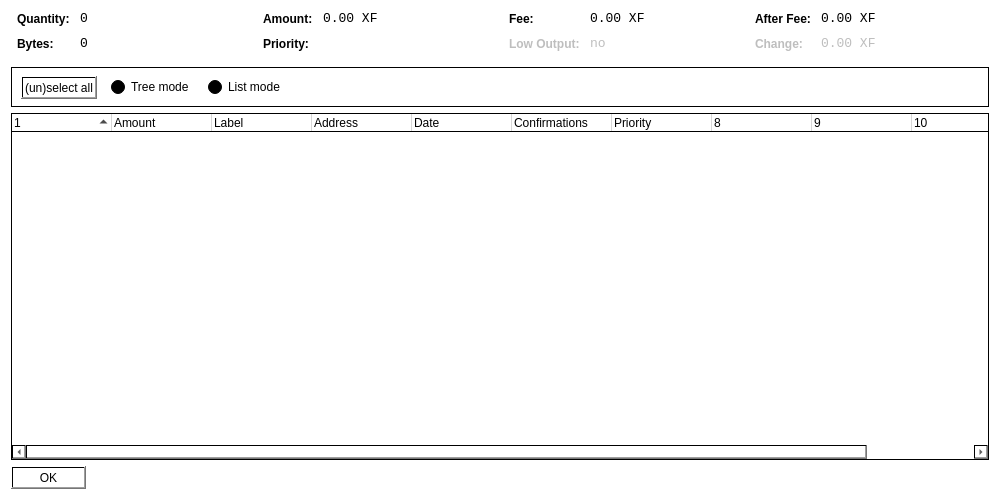
<?xml version="1.0" encoding="UTF-8"?>
<ui version="4.0">
 <class>CoinControlDialog</class>
 <widget class="QDialog" name="CoinControlDialog">
  <property name="geometry">
   <rect>
    <x>0</x>
    <y>0</y>
    <width>1000</width>
    <height>500</height>
   </rect>
  </property>
  <property name="windowTitle">
   <string>Coin Control</string>
  </property>
  <property name="styleSheet">
   <string notr="true">background-color: qlineargradient(spread:pad, x1:0, y1:0, x2:1, y2:1, stop:0 rgba(252, 128, 128, 0), stop:1 rgba(255, 255, 255, 0));</string>
  </property>
  <layout class="QVBoxLayout" name="verticalLayout">
   <item>
    <layout class="QHBoxLayout" name="horizontalLayoutTop" stretch="0,0,0,0">
     <property name="topMargin">
      <number>0</number>
     </property>
     <property name="bottomMargin">
      <number>10</number>
     </property>
     <item>
      <layout class="QFormLayout" name="formLayoutCoinControl1">
       <property name="horizontalSpacing">
        <number>10</number>
       </property>
       <property name="verticalSpacing">
        <number>10</number>
       </property>
       <property name="leftMargin">
        <number>6</number>
       </property>
       <property name="rightMargin">
        <number>6</number>
       </property>
       <item row="0" column="0">
        <widget class="QLabel" name="labelCoinControlQuantityText">
         <property name="styleSheet">
          <string notr="true">font-weight:bold;</string>
         </property>
         <property name="text">
          <string>Quantity:</string>
         </property>
        </widget>
       </item>
       <item row="0" column="1">
        <widget class="QLabel" name="labelCoinControlQuantity">
         <property name="font">
          <font>
           <family>Monospace</family>
           <pointsize>10</pointsize>
          </font>
         </property>
         <property name="cursor">
          <cursorShape>IBeamCursor</cursorShape>
         </property>
         <property name="contextMenuPolicy">
          <enum>Qt::ActionsContextMenu</enum>
         </property>
         <property name="text">
          <string notr="true">0</string>
         </property>
         <property name="textInteractionFlags">
          <set>Qt::LinksAccessibleByMouse|Qt::TextSelectableByKeyboard|Qt::TextSelectableByMouse</set>
         </property>
        </widget>
       </item>
       <item row="1" column="0">
        <widget class="QLabel" name="labelCoinControlBytesText">
         <property name="styleSheet">
          <string notr="true">font-weight:bold;</string>
         </property>
         <property name="text">
          <string>Bytes:</string>
         </property>
        </widget>
       </item>
       <item row="1" column="1">
        <widget class="QLabel" name="labelCoinControlBytes">
         <property name="font">
          <font>
           <family>Monospace</family>
           <pointsize>10</pointsize>
          </font>
         </property>
         <property name="cursor">
          <cursorShape>IBeamCursor</cursorShape>
         </property>
         <property name="contextMenuPolicy">
          <enum>Qt::ActionsContextMenu</enum>
         </property>
         <property name="text">
          <string notr="true">0</string>
         </property>
         <property name="textInteractionFlags">
          <set>Qt::LinksAccessibleByMouse|Qt::TextSelectableByKeyboard|Qt::TextSelectableByMouse</set>
         </property>
        </widget>
       </item>
      </layout>
     </item>
     <item>
      <layout class="QFormLayout" name="formLayoutCoinControl2">
       <property name="horizontalSpacing">
        <number>10</number>
       </property>
       <property name="verticalSpacing">
        <number>10</number>
       </property>
       <property name="leftMargin">
        <number>6</number>
       </property>
       <property name="rightMargin">
        <number>6</number>
       </property>
       <item row="0" column="0">
        <widget class="QLabel" name="labelCoinControlAmountText">
         <property name="styleSheet">
          <string notr="true">font-weight:bold;</string>
         </property>
         <property name="text">
          <string>Amount:</string>
         </property>
        </widget>
       </item>
       <item row="0" column="1">
        <widget class="QLabel" name="labelCoinControlAmount">
         <property name="font">
          <font>
           <family>Monospace</family>
           <pointsize>10</pointsize>
          </font>
         </property>
         <property name="cursor">
          <cursorShape>IBeamCursor</cursorShape>
         </property>
         <property name="contextMenuPolicy">
          <enum>Qt::ActionsContextMenu</enum>
         </property>
         <property name="text">
          <string notr="true">0.00 XF</string>
         </property>
         <property name="textInteractionFlags">
          <set>Qt::LinksAccessibleByMouse|Qt::TextSelectableByKeyboard|Qt::TextSelectableByMouse</set>
         </property>
        </widget>
       </item>
       <item row="1" column="0">
        <widget class="QLabel" name="labelCoinControlPriorityText">
         <property name="styleSheet">
          <string notr="true">font-weight:bold;</string>
         </property>
         <property name="text">
          <string>Priority:</string>
         </property>
        </widget>
       </item>
       <item row="1" column="1">
        <widget class="QLabel" name="labelCoinControlPriority">
         <property name="font">
          <font>
           <family>Monospace</family>
           <pointsize>10</pointsize>
          </font>
         </property>
         <property name="cursor">
          <cursorShape>IBeamCursor</cursorShape>
         </property>
         <property name="contextMenuPolicy">
          <enum>Qt::ActionsContextMenu</enum>
         </property>
         <property name="text">
          <string/>
         </property>
         <property name="textInteractionFlags">
          <set>Qt::LinksAccessibleByMouse|Qt::TextSelectableByKeyboard|Qt::TextSelectableByMouse</set>
         </property>
        </widget>
       </item>
      </layout>
     </item>
     <item>
      <layout class="QFormLayout" name="formLayoutCoinControl3">
       <property name="horizontalSpacing">
        <number>10</number>
       </property>
       <property name="verticalSpacing">
        <number>10</number>
       </property>
       <property name="leftMargin">
        <number>6</number>
       </property>
       <property name="rightMargin">
        <number>6</number>
       </property>
       <item row="0" column="0">
        <widget class="QLabel" name="labelCoinControlFeeText">
         <property name="styleSheet">
          <string notr="true">font-weight:bold;</string>
         </property>
         <property name="text">
          <string>Fee:</string>
         </property>
        </widget>
       </item>
       <item row="0" column="1">
        <widget class="QLabel" name="labelCoinControlFee">
         <property name="font">
          <font>
           <family>Monospace</family>
           <pointsize>10</pointsize>
          </font>
         </property>
         <property name="cursor">
          <cursorShape>IBeamCursor</cursorShape>
         </property>
         <property name="contextMenuPolicy">
          <enum>Qt::ActionsContextMenu</enum>
         </property>
         <property name="text">
          <string notr="true">0.00 XF</string>
         </property>
         <property name="textInteractionFlags">
          <set>Qt::LinksAccessibleByMouse|Qt::TextSelectableByKeyboard|Qt::TextSelectableByMouse</set>
         </property>
        </widget>
       </item>
       <item row="1" column="0">
        <widget class="QLabel" name="labelCoinControlLowOutputText">
         <property name="enabled">
          <bool>false</bool>
         </property>
         <property name="styleSheet">
          <string notr="true">font-weight:bold;</string>
         </property>
         <property name="text">
          <string>Low Output:</string>
         </property>
        </widget>
       </item>
       <item row="1" column="1">
        <widget class="QLabel" name="labelCoinControlLowOutput">
         <property name="enabled">
          <bool>false</bool>
         </property>
         <property name="font">
          <font>
           <family>Monospace</family>
           <pointsize>10</pointsize>
          </font>
         </property>
         <property name="cursor">
          <cursorShape>IBeamCursor</cursorShape>
         </property>
         <property name="contextMenuPolicy">
          <enum>Qt::ActionsContextMenu</enum>
         </property>
         <property name="text">
          <string notr="true">no</string>
         </property>
         <property name="textInteractionFlags">
          <set>Qt::LinksAccessibleByMouse|Qt::TextSelectableByKeyboard|Qt::TextSelectableByMouse</set>
         </property>
        </widget>
       </item>
      </layout>
     </item>
     <item>
      <layout class="QFormLayout" name="formLayoutCoinControl4">
       <property name="horizontalSpacing">
        <number>10</number>
       </property>
       <property name="verticalSpacing">
        <number>10</number>
       </property>
       <property name="leftMargin">
        <number>6</number>
       </property>
       <property name="rightMargin">
        <number>6</number>
       </property>
       <item row="0" column="0">
        <widget class="QLabel" name="labelCoinControlAfterFeeText">
         <property name="styleSheet">
          <string notr="true">font-weight:bold;</string>
         </property>
         <property name="text">
          <string>After Fee:</string>
         </property>
        </widget>
       </item>
       <item row="0" column="1">
        <widget class="QLabel" name="labelCoinControlAfterFee">
         <property name="font">
          <font>
           <family>Monospace</family>
           <pointsize>10</pointsize>
          </font>
         </property>
         <property name="cursor">
          <cursorShape>IBeamCursor</cursorShape>
         </property>
         <property name="contextMenuPolicy">
          <enum>Qt::ActionsContextMenu</enum>
         </property>
         <property name="text">
          <string notr="true">0.00 XF</string>
         </property>
         <property name="textInteractionFlags">
          <set>Qt::LinksAccessibleByMouse|Qt::TextSelectableByKeyboard|Qt::TextSelectableByMouse</set>
         </property>
        </widget>
       </item>
       <item row="1" column="0">
        <widget class="QLabel" name="labelCoinControlChangeText">
         <property name="enabled">
          <bool>false</bool>
         </property>
         <property name="styleSheet">
          <string notr="true">font-weight:bold;</string>
         </property>
         <property name="text">
          <string>Change:</string>
         </property>
        </widget>
       </item>
       <item row="1" column="1">
        <widget class="QLabel" name="labelCoinControlChange">
         <property name="enabled">
          <bool>false</bool>
         </property>
         <property name="font">
          <font>
           <family>Monospace</family>
           <pointsize>10</pointsize>
          </font>
         </property>
         <property name="cursor">
          <cursorShape>IBeamCursor</cursorShape>
         </property>
         <property name="contextMenuPolicy">
          <enum>Qt::ActionsContextMenu</enum>
         </property>
         <property name="text">
          <string notr="true">0.00 XF</string>
         </property>
         <property name="textInteractionFlags">
          <set>Qt::LinksAccessibleByMouse|Qt::TextSelectableByKeyboard|Qt::TextSelectableByMouse</set>
         </property>
        </widget>
       </item>
      </layout>
     </item>
    </layout>
   </item>
   <item>
    <widget class="QFrame" name="frame">
     <property name="minimumSize">
      <size>
       <width>0</width>
       <height>40</height>
      </size>
     </property>
     <property name="frameShape">
      <enum>QFrame::StyledPanel</enum>
     </property>
     <property name="frameShadow">
      <enum>QFrame::Sunken</enum>
     </property>
     <widget class="QWidget" name="horizontalLayoutWidget">
      <property name="geometry">
       <rect>
        <x>10</x>
        <y>0</y>
        <width>781</width>
        <height>41</height>
       </rect>
      </property>
      <layout class="QHBoxLayout" name="horizontalLayoutPanel" stretch="0,0,0,0">
       <property name="spacing">
        <number>14</number>
       </property>
       <item>
        <widget class="QPushButton" name="pushButtonSelectAll">
         <property name="sizePolicy">
          <sizepolicy hsizetype="Maximum" vsizetype="Fixed">
           <horstretch>0</horstretch>
           <verstretch>0</verstretch>
          </sizepolicy>
         </property>
         <property name="text">
          <string>(un)select all</string>
         </property>
        </widget>
       </item>
       <item>
        <widget class="QRadioButton" name="radioTreeMode">
         <property name="sizePolicy">
          <sizepolicy hsizetype="Maximum" vsizetype="Fixed">
           <horstretch>0</horstretch>
           <verstretch>0</verstretch>
          </sizepolicy>
         </property>
         <property name="text">
          <string>Tree mode</string>
         </property>
         <property name="checked">
          <bool>true</bool>
         </property>
        </widget>
       </item>
       <item>
        <widget class="QRadioButton" name="radioListMode">
         <property name="sizePolicy">
          <sizepolicy hsizetype="Maximum" vsizetype="Fixed">
           <horstretch>0</horstretch>
           <verstretch>0</verstretch>
          </sizepolicy>
         </property>
         <property name="text">
          <string>List mode</string>
         </property>
        </widget>
       </item>
       <item>
        <spacer name="horizontalSpacer">
         <property name="orientation">
          <enum>Qt::Horizontal</enum>
         </property>
         <property name="sizeHint" stdset="0">
          <size>
           <width>40</width>
           <height>20</height>
          </size>
         </property>
        </spacer>
       </item>
      </layout>
     </widget>
    </widget>
   </item>
   <item>
    <widget class="CoinControlTreeWidget" name="treeWidget">
     <property name="contextMenuPolicy">
      <enum>Qt::CustomContextMenu</enum>
     </property>
     <property name="sortingEnabled">
      <bool>false</bool>
     </property>
     <property name="columnCount">
      <number>11</number>
     </property>
     <attribute name="headerShowSortIndicator" stdset="0">
      <bool>true</bool>
     </attribute>
     <attribute name="headerStretchLastSection">
      <bool>false</bool>
     </attribute>
     <column>
      <property name="text">
       <string/>
      </property>
     </column>
     <column>
      <property name="text">
       <string>Amount</string>
      </property>
     </column>
     <column>
      <property name="text">
       <string>Label</string>
      </property>
     </column>
     <column>
      <property name="text">
       <string>Address</string>
      </property>
     </column>
     <column>
      <property name="text">
       <string>Date</string>
      </property>
     </column>
     <column>
      <property name="text">
       <string>Confirmations</string>
      </property>
      <property name="toolTip">
       <string>Confirmed</string>
      </property>
     </column>
     <column>
      <property name="text">
       <string>Priority</string>
      </property>
     </column>
     <column>
      <property name="text">
       <string/>
      </property>
     </column>
     <column>
      <property name="text">
       <string/>
      </property>
     </column>
     <column>
      <property name="text">
       <string/>
      </property>
     </column>
     <column>
      <property name="text">
       <string/>
      </property>
     </column>
    </widget>
   </item>
   <item>
    <widget class="QDialogButtonBox" name="buttonBox">
     <property name="sizePolicy">
      <sizepolicy hsizetype="Maximum" vsizetype="Fixed">
       <horstretch>0</horstretch>
       <verstretch>0</verstretch>
      </sizepolicy>
     </property>
     <property name="orientation">
      <enum>Qt::Horizontal</enum>
     </property>
     <property name="standardButtons">
      <set>QDialogButtonBox::Ok</set>
     </property>
    </widget>
   </item>
  </layout>
 </widget>
 <customwidgets>
  <customwidget>
   <class>CoinControlTreeWidget</class>
   <extends>QTreeWidget</extends>
   <header>coincontroltreewidget.h</header>
  </customwidget>
 </customwidgets>
 <resources/>
 <connections/>
</ui>
